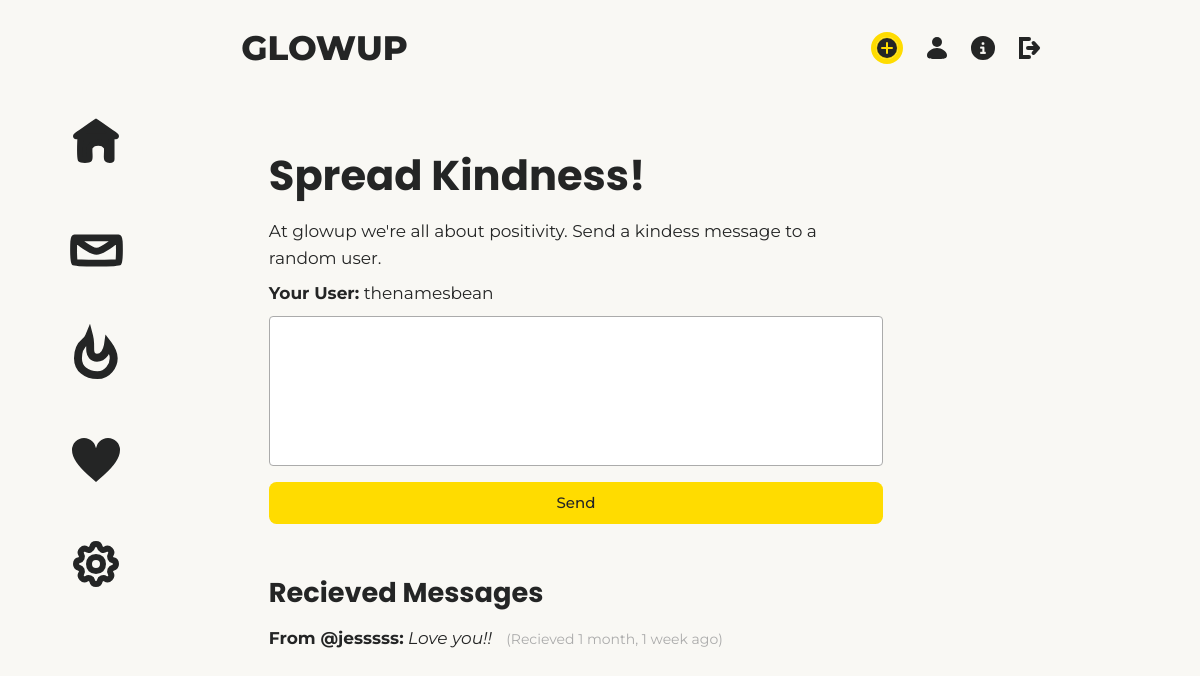
The page /message (signed in) on the database its author committed.
### core/models.py (models this page shows)
class KindnessMessage(models.Model):
    from_user = models.ForeignKey(User, on_delete=models.CASCADE, related_name='sent_messages')
    to_user = models.ForeignKey(User, on_delete=models.CASCADE, related_name='received_messages')
    message = models.TextField()
    sent_at = models.DateTimeField(auto_now_add=True)

### core/views.py (the view)
# urls.py: path('message', views.message, name='message'),
@login_required(login_url = 'signin')
def message(request):
    user_object = User.objects.get(username=request.user)
    user_profile = Profile.objects.get(user=user_object)
    all_users = User.objects.exclude(username=request.user.username)
    all_users = all_users.exclude(username='admin')
    if request.method == 'POST':
        random_user_username = request.session.get('random_user_username')
        if random_user_username:
            try:
                random_user = User.objects.get(username=random_user_username)
                random_profile = Profile.objects.get(user=random_user)
            except ObjectDoesNotExist:
                random_user = None
                random_profile = None
        else:
            random_user = None
            random_profile = None
        message_content = request.POST.get('message_content')
        if message_content.strip() == '' or check_profanity(message_content):
            messages.info(request, "We've detected some sensitive words in your message. Please try again.")
            return redirect('message')
        elif random_user is not None:
            new_message = KindnessMessage.objects.create(
                from_user=user_object,
                to_user=random_user,
                message=message_content
            )
            print(f"Message sent from {user_object.username} to {random_user.username}")
            new_message.save()
            messages.success(request, "Kindness message sent successfully!")
            return redirect('message')  # Redirect to prevent multiple submissions
    else:
        if all_users.exists():
            random_user = choice(all_users)
            random_profile = Profile.objects.get(user=random_user)
            request.session['random_user_username'] = random_user.username
        else:
            random_user = None
            random_profile = None
        received_messages = KindnessMessage.objects.filter(to_user=user_object).order_by('-sent_at')
        context = {
            'user_profile': user_profile,
            'random_user': random_user,
            'random_profile': random_profile,
            'received_messages': received_messages,  # Pass all received messages
        }
        return render(request, 'message.html', context)

### templates/message.html (shortened to what this page needs)
{% extends '_template.html' %} {% block title %} Glowup {% endblock %}
{% block content %}
{% load static %}
<div class="container info-content">
    {% include 'components/sidebar.html' %}
    <section class="main-content">
        <div class="wrapper">
            <div class="article">
                <h1>Spread Kindness!</h1>
                <p>At glowup we're all about positivity. Send a kindess message to a random user.</p>
                {% if random_user %}
                    <p><strong>Your User:</strong> {{ random_user.username }}</p>
                    <form method="post">
                        <textarea name="message_content" id="message_content" rows="5" cols="30"></textarea>
                        <div class="btn-wrapper" style="margin: 0; padding: 0;">
                            <button class="btn" type="submit">Send</button>
                        </div>
                    </form>
                {% else %}
                    <p class="small-text">There are no other users right now, but check back soon!</p>
                {% endif %}
                <br>
                <h2>Recieved Messages</h2>
                {% if received_messages %}
                    {% for message in received_messages %}
                        <p><strong>From @{{ message.from_user.username }}:</strong> <i>{{ message.message }}</i>  <span class="small-text"><br class="show-mobile">(Recieved {{ message.sent_at|timesince }} ago)</span></p>
                    {% endfor %}
                {% else %}
                    <p>You haven't received any kindness messages yet. Check back later.</p>
                {% endif %}
                <br>
                <br>
                <br>
            </div>
        </div>
    </section>
</div>
{% endblock %}

### static/css/app.css (style rules this page uses)
body { overflow: hidden; }
button { margin: 0.8em 0; font-size: 0.7em; }
section { width: 100vw; display: flex; flex-direction: column; justify-content: center; align-items: center; }
button[type=submit] { height: 2.8em; }
.container { display: flex; flex-direction: row; justify-content: center; width: 80vw; height: 100vh; padding: 0; margin: 0; overflow: hidden; }
.main-content { display: flex; flex-direction: column; justify-content: flex-start; align-items: center; width: 100%; height: 100%; flex: 1; padding: 2em 0; margin: 0; }
.main-content .wrapper { display: flex; flex-direction: column; justify-content: flex-start; align-items: center; width: 100%; height: 100%; padding: 0; margin: 0; }
.info-content .main-content .wrapper { height: 100%; overflow-y: scroll; margin: 0 0 5em 0; }
.info-content .main-content .wrapper .article { padding: 0 0 3em 0; margin: 0; }
.info-content .main-content .wrapper .article p { margin: 0; }
:root { font-family: "Montserrat", Helvetica, sans-serif; }
* { box-sizing: border-box; margin: 0; padding: 0; text-align: left; }
body { font-size: 16px; color: #242525; background: #f9f8f4; }
h1 { font-size: 2.6em; font-family: "Poppins", Helvetica, sans-serif; line-height: 1.3em; padding: 0.5em 0; overflow: hidden; text-overflow: ellipsis; }
h2 { font-size: 1.7em; font-weight: 700; padding: 0 1em; font-family: "Poppins", Helvetica, sans-serif; }
p { font-size: 17px; line-height: 1.6em; margin: 2em 0; font-family: "Montserrat", Helvetica, sans-serif; }
section { display: flex; flex-direction: column; width: 100%; padding: 3em 0; height: -moz-max-content; height: max-content; }
.wrapper { display: flex; flex-direction: row; justify-content: space-around; align-items: center; width: 70%; margin-left: auto; margin-right: auto; opacity: 1; transition: 0.35s; }
.article { display: flex; flex-direction: column; justify-content: start; align-items: flex-start; width: 80%; text-align: justify; }
.article h1, .article h2, .article h3, .article .abovetitle, .article .body-text { width: 100%; padding-top: 0.5em; margin: 0; }
.article p { width: 100%; }
.article * { padding: 0.25em 0; width: 100%; }
.btn-wrapper { display: flex; justify-content: space-evenly; margin-left: auto; margin-right: auto; margin-top: 2em; width: 100%; margin-bottom: 1em; }
.btn { display: flex; justify-content: center; align-items: center; padding: 0.7em 1em; border-radius: 0.5em; overflow: hidden; font-family: "Montserrat", Helvetica, sans-serif; background: #ffdc00; color: #242525; cursor: pointer; text-decoration: none; font-size: 15px; font-weight: 500; width: 100%; transition: 200ms; }
.small-text { font-size: 14px; color: #ababab; margin: 0.4em; padding: 0.3em; }
textarea { border: 1px solid #ababab; padding: 0.5em 1em; border-radius: 0.25em; width: 100%; height: 150px; resize: none; font-family: "Montserrat", Helvetica, sans-serif; font-size: 16px; color: #242525; line-height: 1.4em; }
button { border: none; }
@media (max-width: 1300px) { .wrapper { width: 80%; } }
@media (max-width: 1300px) { .btn-wrapper { margin-top: 1em; } }

### rows shown on the page
KindnessMessage: from_user.username "jesssss", message "Love you!!", sent_at "1 month, 1 week"

### other values the page prints
{{ random_user.username }} "thenamesbean"
